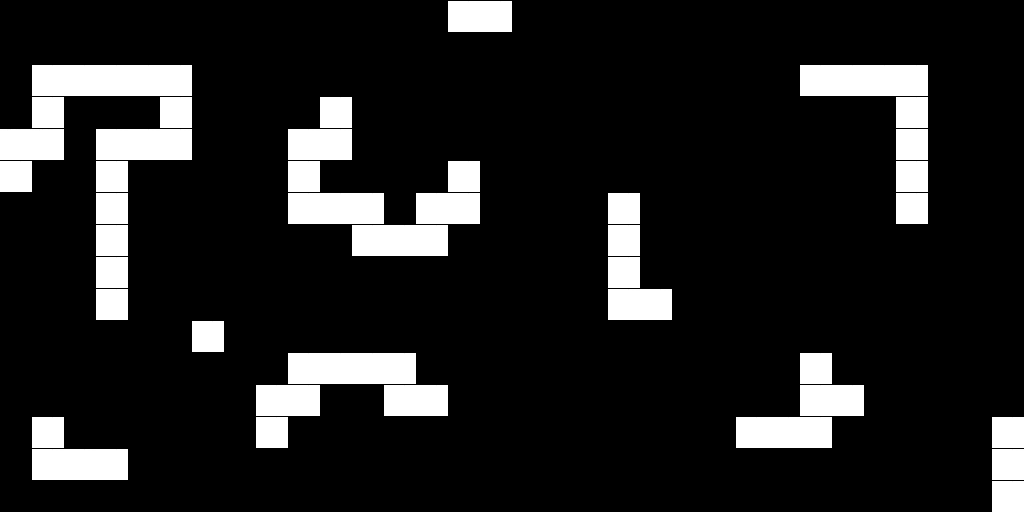

This game map was drawn from its Tiled (.tmx) file and the tilesets committed beside it. A one-line description and the trimmed map source follow:
An orthogonal 32x16 tile map with 32x32 px tiles, 2 tile layers (wall, ground).

<map version="1.2" tiledversion="1.3.3" orientation="orthogonal" renderorder="right-down" width="32" height="16" tilewidth="32" tileheight="32" infinite="0" nextlayerid="5" nextobjectid="1">
 <tileset firstgid="1" source="Bg.tsx" />
 <layer id="3" name="wall" width="32" height="16">
  <data>[512 cells, 71 non-empty, 2 distinct tile ids]</data>
 </layer>
 <layer id="4" name="ground" width="32" height="16">
  <data>[512 cells, 443 non-empty, 1 distinct tile ids]</data>
 </layer>
</map>